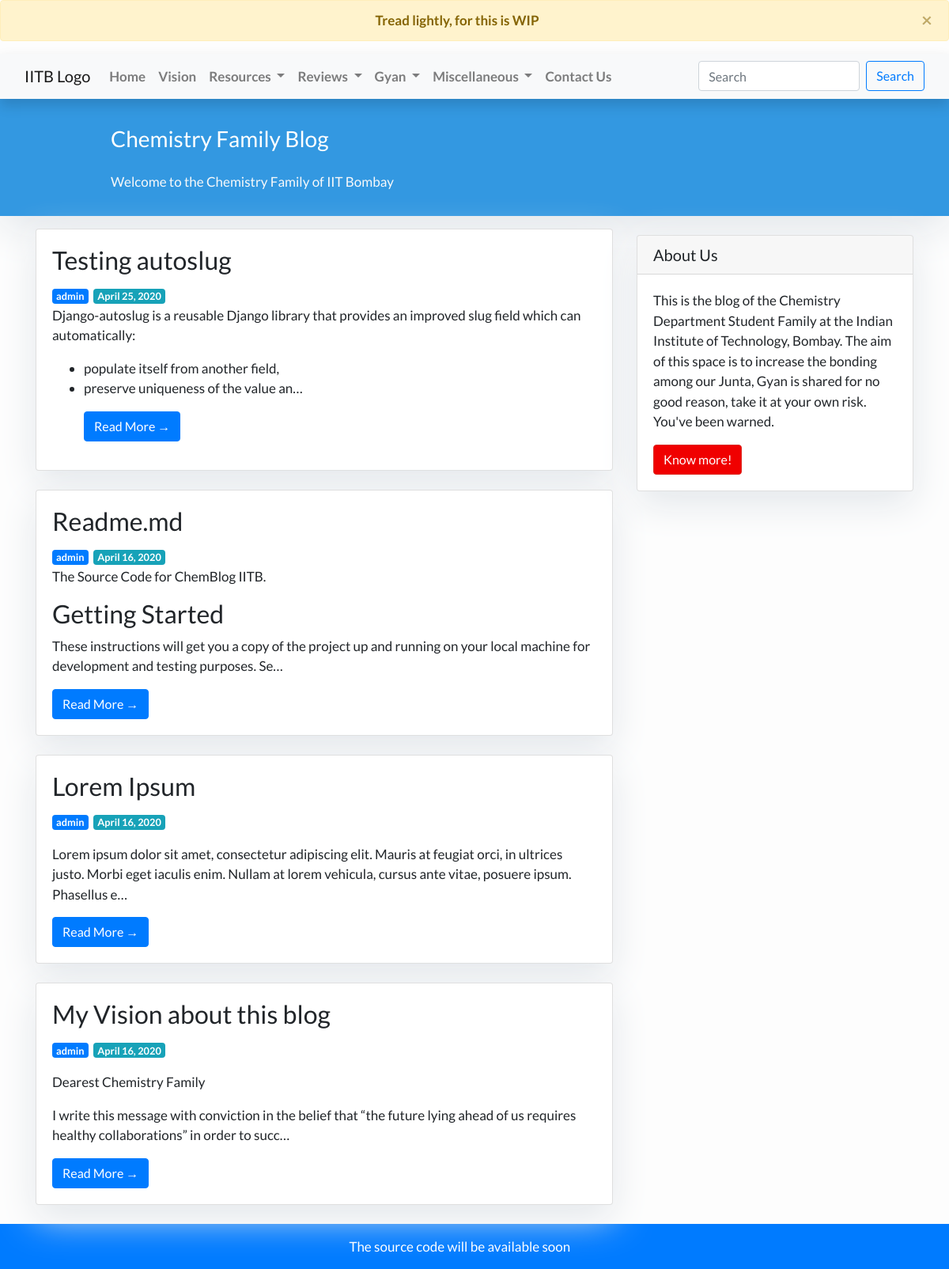
/, run on an earlier commit of the app's database.
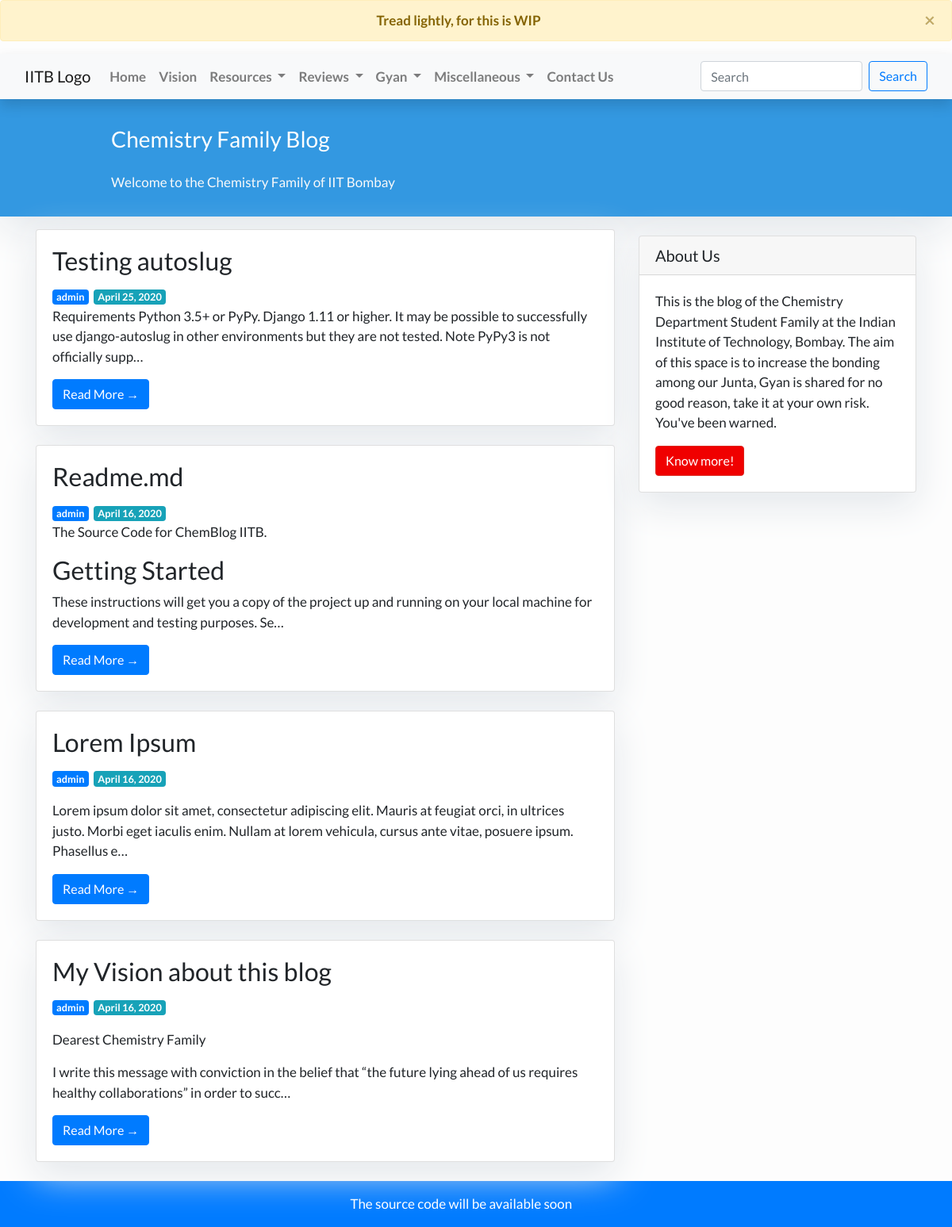
And on a later commit of the database.
### feed/models.py (models this page shows, shortened)
class Post(models.Model):
    title = models.CharField(max_length=200, unique=True)
    slug = AutoSlugField(unique=True, always_update=False, populate_from="title")
    author = models.ForeignKey(settings.AUTH_USER_MODEL, on_delete=models.CASCADE)
    content = models.TextField()
    published_date = models.DateTimeField(default=timezone.now)
    published_date_mdy = models.DateField(default=date.today)

### feed/views.py (the view)
# urls.py: path('', views.PostList.as_view(), name='home'),
class PostList(generic.ListView):
    queryset = Post.objects.order_by('-published_date')
    template_name = 'feed/index.html'
    paginate_by = 5
    context_object_name = 'post_list'

### feed/templates/feed/index.html (shortened to what this page needs)
{% extends "feed/base.html" %}
{% block content %}
<header class="masthead">
    <div class="container">
        <div class="row">
            <div class=" col-md-8 col-md-10 mx-auto">
                <div class="site-heading">
                    <h3 class="site-heading my-4 mt-3 text-white">Chemistry Family Blog</h3>
                    <p class="text-light">Welcome to the Chemistry Family of IIT Bombay
                    </p>
                </div>
            </div>
        </div>
    </div>
</header>
<div class="container">
    <div class="row">
        <div class="col-md-8 mt-3 left">
            {% for post in post_list %}
            <div class="card mb-4">
                <div class="card-body">
                    <h2 class="card-title">{{ post.title }}</h2>
                    <span class="badge badge-primary">{{ post.author }}</span>&nbsp;
                    <span class="badge badge-info">{{ post.published_date_mdy }}</span>
                    <p class="card-text">{{ post.content|truncatechars:200|safe }}</p>
                    <a href="{% url 'post_detail' post.slug  %}" class="btn btn-primary">Read More &rarr;</a>
                </div>
            </div>
            {% endfor %}
        </div>
        {% block sidebar %} {% include 'feed/sidebar.html' %} {% endblock sidebar %}
    </div>
</div>
{%endblock%}

What changed in the data, as far as the page shows it:
changed Post "Testing autoslug": content "Django-autoslug is a reusable Django library that provides an improved slug field which can automatically: populate itself from another field, preserve uniqueness of the value an…" → "Requirements Python 3.5+ or PyPy. Django 1.11 or higher. It may be possible to successfully use django-autoslug in other environments but they are not tested. Note PyPy3 is not officially supp…"
